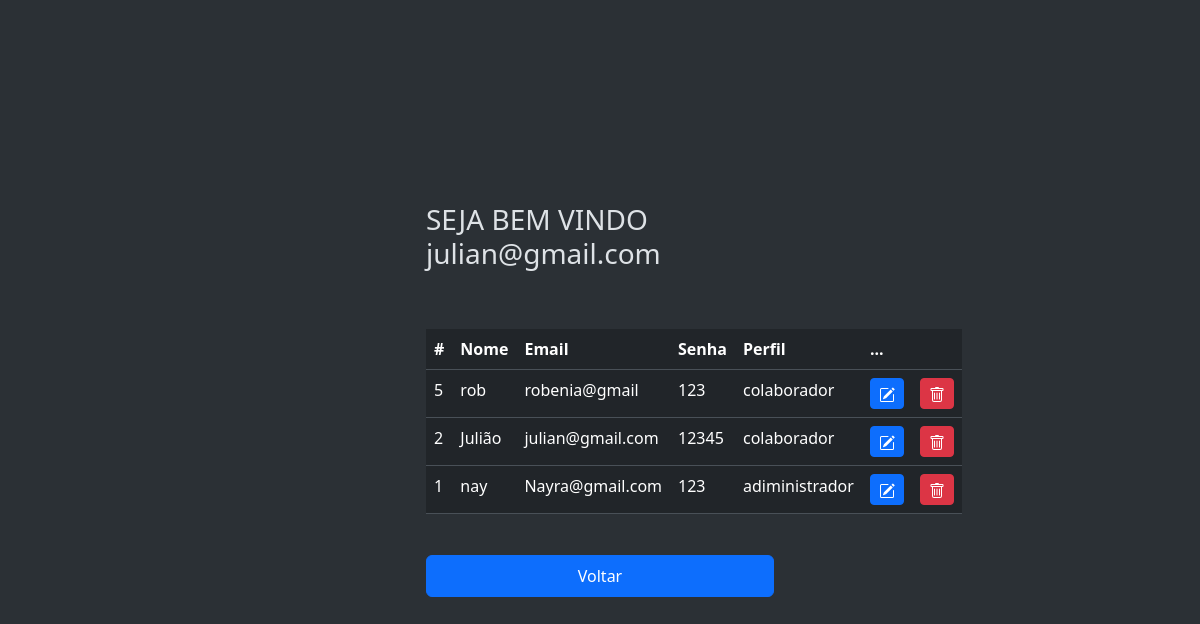
The page /dashAdm.php (signed in) on the database its author committed.
### tables this page shows
CREATE TABLE `usuarios` (
  `id` int(11) NOT NULL,
  `nome` varchar(30) NOT NULL,
  `login` varchar(30) NOT NULL,
  `senha` varchar(30) NOT NULL,
  `nivel_acesso` varchar(15) NOT NULL
);

### dashAdm.php (the view, shortened to what this page needs)
<?php
include_once('conexao.php');
$sql = "SELECT * FROM usuarios ORDER BY id DESC";
$result = $conn->query($sql);
?>
<!DOCTYPE html>
<html lang="pt-br" data-bs-theme="dark">
<head>
          <link rel="stylesheet" href="https://cdn.jsdelivr.net/npm/bootstrap@5.3.3/dist/css/bootstrap.min.css">
          <link rel="stylesheet" href="style.css">
</head>
<body class="d-flex align-items-center py-4 bg-body-tertiary">
          <main class="w-100 m-auto form-container">
                    <div class="seja">
                              <h1 class="fs-3">SEJA BEM VINDO
                                        <?php
                                        echo $_SESSION['usuarioNome']
                                        ?>
                              </h1>
                    </div>
                    <div>
                              <table class="table table-bg">
                                        <thead>
                                                  <tr>
                                                            <th scope="col">#</th>
                                                            <th scope="col">Nome</th>
                                                            <th scope="col">Email</th>
                                                            <th scope="col">Senha</th>
                                                            <th scope="col">Perfil</th>
                                                            <th scope="col">...</th>
                                                            <th scope="col">   </th>
                                                  </tr>
                                        </thead>
                                        <tbody>
                                                  <?php
                                                  while ($user_data = mysqli_fetch_assoc($result)) {
                                                            echo "<tr>";
                                                            echo "<td>" . $user_data['id'] . "</td>";
                                                            echo "<td>" . $user_data['nome'] . "</td>";
                                                            echo "<td>" . $user_data['login'] . "</td>";
                                                            echo "<td>" . $user_data['senha'] . "</td>";
                                                            echo "<td>" . $user_data['nivel_acesso'] . "</td>";
                                                            echo "<td>
                                                            <a class='btn btn-sm btn-primary' href='edit.php?id=$user_data[id]'>
                                                            <svg xmlns='http://www.w3.org/2000/svg' width='16' height='16' fill='currentColor' class='bi bi-pencil-square' viewBox='0 0 16 16'>
  <path d='M15.502 1.94a.5.5 0 0 1 0 .706L14.459 3.69l-2-2L13.502.646a.5.5 0 0 1 .707 0l1.293 1.293zm-1.75 2.456-2-2L4.939 9.21a.5.5 0 0 0-.121.196l-.805 2.414a.25.25 0 0 0 .316.316l2.414-.805a.5.5 0 0 0 .196-.12l6.813-6.814z'/>
  <path fill-rule='evenodd' d='M1 13.5A1.5 1.5 0 0 0 2.5 15h11a1.5 1.5 0 0 0 1.5-1.5v-6a.5.5 0 0 0-1 0v6a.5.5 0 0 1-.5.5h-11a.5.5 0 0 1-.5-.5v-11a.5.5 0 0 1 .5-.5H9a.5.5 0 0 0 0-1H2.5A1.5 1.5 0 0 0 1 2.5z'/>
</svg>
                                                            </a></td>";
                                                            echo "<td><a class='btn btn-sm btn-danger' href='delete.php?id=$user_data[id]'>
                                                            <svg xmlns='http://www.w3.org/2000/svg' width='16' height='16' fill='currentColor' class='bi bi-trash' viewBox='0 0 16 16'>
  <path d='M5.5 5.5A.5.5 0 0 1 6 6v6a.5.5 0 0 1-1 0V6a.5.5 0 0 1 .5-.5m2.5 0a.5.5 0 0 1 .5.5v6a.5.5 0 0 1-1 0V6a.5.5 0 0 1 .5-.5m3 .5a.5.5 0 0 0-1 0v6a.5.5 0 0 0 1 0z'/>
  <path d='M14.5 3a1 1 0 0 1-1 1H13v9a2 2 0 0 1-2 2H5a2 2 0 0 1-2-2V4h-.5a1 1 0 0 1-1-1V2a1 1 0 0 1 1-1H6a1 1 0 0 1 1-1h2a1 1 0 0 1 1 1h3.5a1 1 0 0 1 1 1zM4.118 4 4 4.059V13a1 1 0 0 0 1 1h6a1 1 0 0 0 1-1V4.059L11.882 4zM2.5 3h11V2h-11z'/>
</svg>
                                                            </a ></td>";
                                                  }
                                                  ?>
                                        </tbody>
                              </table>
                              <a href="sair.php"><button type="submit" class="btn btn-primary w-100 py-2 btnLogin">Voltar</button></a>
                    </div>
          </main>
</body>
</html>

### style.css (style rules this page uses)
html, body { height: 100%; }
.form-container { max-width: 380px; padding: 1rem; }
.btnLogin { margin-top: 25px; }
.seja { padding-bottom: 50px; }

### rows shown on the page
usuarios: id "5", nome "rob", login "robenia@gmail", senha "123", nivel_acesso "colaborador"
usuarios: id "2", nome "Julião", login "julian@gmail.com", senha "12345", nivel_acesso "colaborador"
usuarios: id "1", nome "nay", login "Nayra@gmail.com", senha "123", nivel_acesso "adiministrador"

### other values the page prints
$_SESSION['usuarioNome'] "julian@gmail.com"
